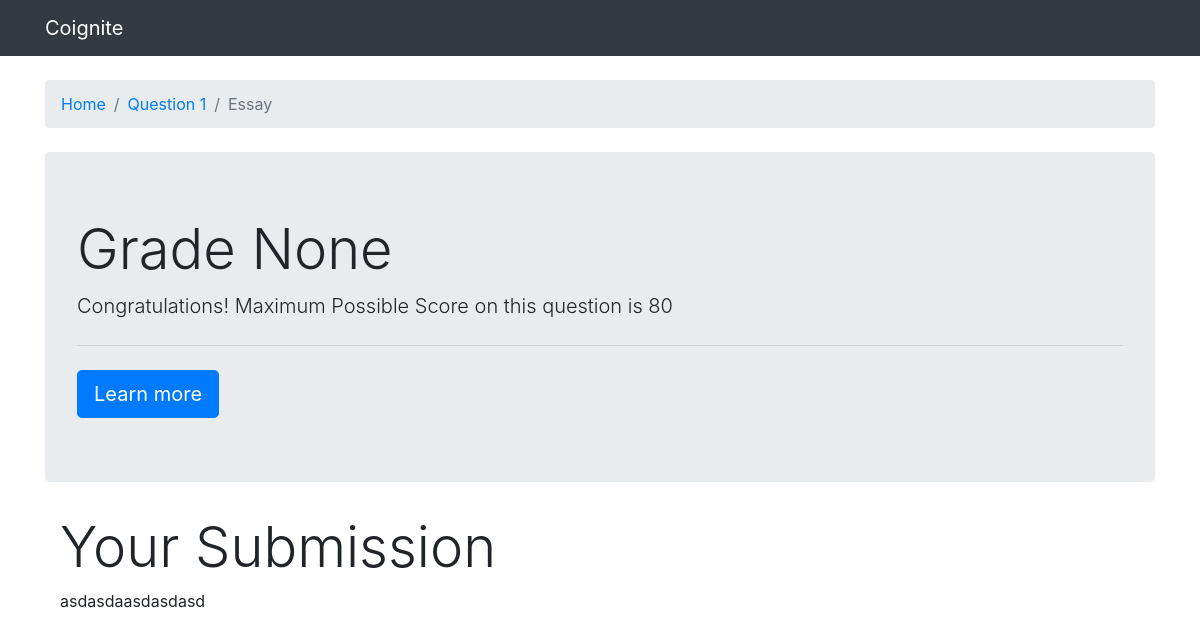
The app's page /3/essay3/ with its own data.
### grader/models.py (models this page shows, shortened)
class Essay(models.Model):
    question = models.ForeignKey(Question, on_delete=models.CASCADE)
    content = models.TextField(max_length=100000)
    score = models.IntegerField(null=True, blank=True)

class Question(models.Model):
    question_title = models.TextField(max_length=100000)
    setn = models.IntegerField(unique=True)
    min_score = models.IntegerField()
    max_score = models.IntegerField()

### grader/views.py (the view)
# urls.py: path('<int:question_id>/essay<int:essay_id>/', views.essay, name='essay'),
def essay(request, question_id, essay_id):
    essay = get_object_or_404(Essay, pk=essay_id)
    context = {
        "essay": essay,
    }
    return render(request, 'grader/essay.html', context)

### grader/templates/grader/essay.html
{% extends 'base.html' %}
{% load widget_tweaks %}
{% block breadcrumb %}
  <li class="breadcrumb-item active"><a href="{% url 'index' %}">Home</a></li>
  <li class="breadcrumb-item active"><a href="{% url 'question' essay.question.setn %}">Question {{ essay.question.setn }}</a></li>
  <li class="breadcrumb-item active">Essay</li>
{% endblock %}
{% block content %}
    <div class="jumbotron">
        <h1 class="display-4">Grade {{ essay.score }}</h1>
        <p class="lead">Congratulations! Maximum Possible Score on this question is {{ essay.question.max_score }}</p>
        <hr class="my-4">
        <a class="btn btn-primary btn-lg" href="#" role="button">Learn more</a>
    </div>
    <div class="container">
            <h2 class="display-4">Your Submission</h2>
            <p class="text-justify">{{ essay.content }}</p>
        </div>
{% endblock %}

### records on screen
Essay: question.setn "1", score "None", question.max_score "80", content "asdasdaasdasdasd"
